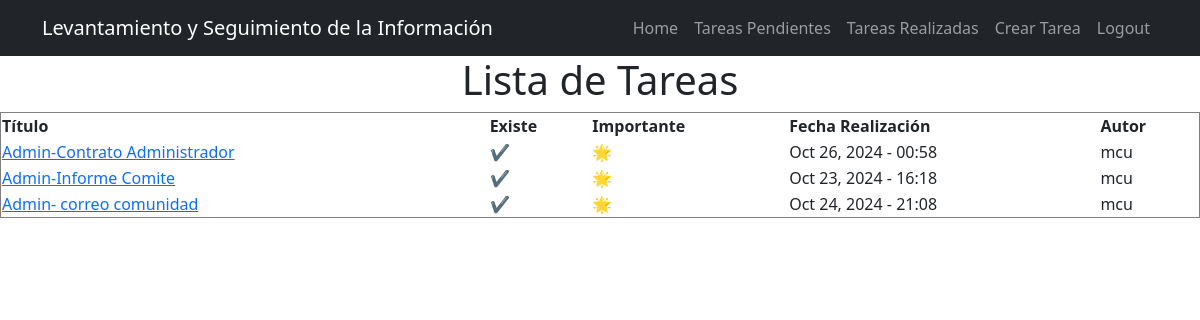
/tasks_realizada/ (signed in), run on the app's committed database.
### tasks/models.py (models this page shows, shortened)
class Tarea (models.Model):
    titulo = models.CharField(max_length=100)
    categoria = models.CharField(max_length=200)
    documento = models.CharField(max_length=200)
    creado = models.DateTimeField(auto_now_add=True)
    realizado = models.DateTimeField(null=True, blank=True)
    existe = models.BooleanField(default=False)
    importante = models.BooleanField(default=False)
    usuario = models.ForeignKey(User, on_delete=models.CASCADE)

### tasks/views.py (the view)
# urls.py: path('tasks_realizada/', views.tasks_realizada, name='tasks_realizada'),
@login_required
def tasks_realizada(request):
    tareas = Tarea.objects.filter(usuario=request.user, realizado__isnull=False).order_by
    ('- realizado')
    return render(request, "tasks.html", {'tareas': tareas})

### tasks/templates/tasks.html
{% extends 'base.html' %}
{% block content %}
  <h1 class="text-center">Lista de Tareas</h1>
  <table border="1" style="width: 100%; text-align: left;">
    <thead>
      <tr>
        <th>Título</th>
        <th>Existe</th>
        <th>Importante</th>
        <th>Fecha Realización</th>
        <th>Autor</th>
      </tr>
    </thead>
    <tbody>
      {% for tarea in tareas %}
      <tr>
        <td>
          <a href="{% url 'detalle_tarea' tarea.id %}">
            {{ tarea.titulo }}
          </a>
        </td>
        <td>
          {% if tarea.existe %}
            ✔️
          {% else %}
            ❌
          {% endif %}
        </td>
        <td>
          {% if tarea.importante %}
            🌟
          {% else %}
            ❌
          {% endif %}
        </td>
        <td>
          {% if tarea.realizado %}
            {{ tarea.realizado|date:"M j, Y - H:i" }}
          {% else %}
            Pendiente
          {% endif %}
        </td>
        <td>{{ tarea.usuario.username }}</td>
      </tr>
      {% endfor %}
    </tbody>
  </table>
{% endblock %}

### data on the page
Tarea: titulo "Admin-Contrato Administrador", realizado "Oct 26, 2024 - 00:58", usuario.username "mcu"
Tarea: titulo "Admin-Informe Comite", realizado "Oct 23, 2024 - 16:18", usuario.username "mcu"
Tarea: titulo "Admin- correo comunidad", realizado "Oct 24, 2024 - 21:08", usuario.username "mcu"
